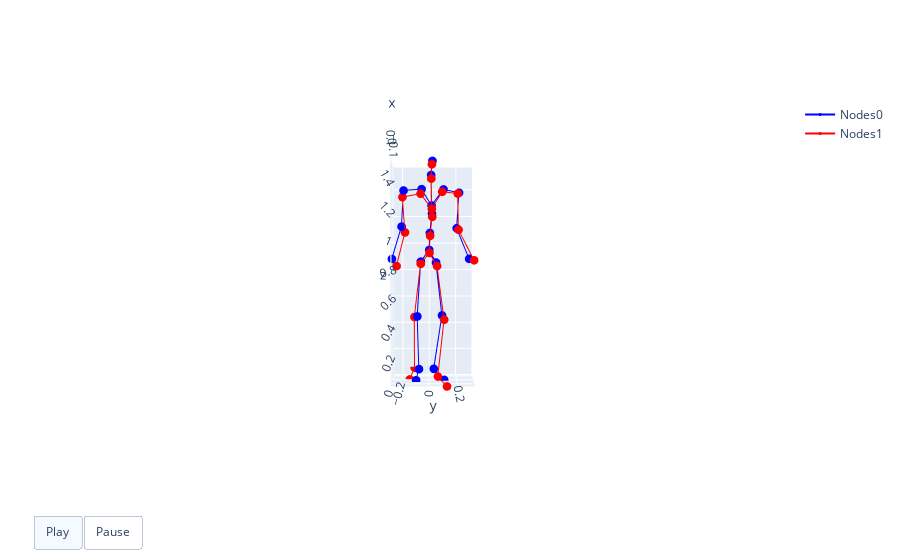

The code cell stored with this chart in its notebook:
### Markdown cell above
### 2. Compare SMPL FK & original

### Code cell
tgt_skel = Skeleton(angle_offset, paramUtil.t2m_kinematic_chain, 'cpu')
vis_joint = joint_w_hand[0:1]
quat_params = tgt_skel.inverse_kinematics_np(vis_joint, face_joint_idx=[2, 1, 17, 16])

axis_angle = quaternion_to_axis_angle(torch.from_numpy(quat_params))
verts, joint_smpl = get_SMPL_layer(move_angle_to_parent(axis_angle), display=False)
joint_smpl[:, :, 1] -= joint_smpl[:, :, 1].min()
joint_original_smpl = np.concatenate((vis_joint[:,:22], joint_smpl[:,:22]), axis=1)
animate3d(joint_original_smpl, smpl_smpl_bone, first_total_standard=63)

### Figure 1 — Plotly figure (JSON) as saved in the notebook; plotly's stock layout.template omitted (floating-point values rounded to 4 significant figures)
{"data": [{"marker": {"color": "blue", "size": 3}, "mode": "lines+markers", "name": "Nodes0", "type": "scatter3d", "x": [0, -0.02758, null, -0.02758, -0.02981, null, -0.02981, -0.1088, null, -0.1088, 0.01363, null, 0, -0.007673, null, -0.007673, 0.01287, null, 0.01287, -0.09154, null, -0.09154, 0.04343, null, 0, -0.03876, null, -0.03876, 0.008906, null, 0.008906, 0.01284, null, 0.01284, 0.02134, null, 0.02134, 0.07565, null, 0.01284, 0.008074, null, 0.008074, -0.04062, null, -0.04062, -0.0912, null, -0.0912, 0.01544, null, 0.01284, 0.01156, null, 0.01156, 0.01994, null, 0.01994, -0.0442, null, -0.0442, 0.05634, null], "y": [0, 0.04937, null, 0.04937, 0.09333, null, 0.09333, 0.03342, null, 0.03342, 0.1083, null, 0, -0.06111, null, -0.06111, -0.08617, null, -0.08617, -0.07832, null, -0.07832, -0.09411, null, 0, 0.004341, null, 0.004341, 0.02003, null, 0.02003, 0.01713, null, 0.01713, 0.01404, null, 0.01404, 0.02311, null, 0.01713, 0.1024, null, 0.1024, 0.2169, null, 0.2169, 0.2033, null, 0.2033, 0.2871, null, 0.01713, -0.05453, null, -0.05453, -0.1829, null, -0.1829, -0.2024, null, -0.2024, -0.264, null], "z": [0.9461, 0.8549, null, 0.8549, 0.4677, null, 0.4677, 0.05189, null, 0.05189, 0.003401, null, 0.9461, 0.8616, null, 0.8616, 0.4661, null, 0.4661, 0.05436, null, 0.05436, 0.009566, null, 0.9461, 1.07, null, 1.07, 1.205, null, 1.205, 1.264, null, 1.264, 1.479, null, 1.479, 1.566, null, 1.264, 1.379, null, 1.379, 1.363, null, 1.363, 1.109, null, 1.109, 0.8821, null, 1.264, 1.38, null, 1.38, 1.369, null, 1.369, 1.117, null, 1.117, 0.8811, null]}, {"marker": {"color": "red", "size": 3}, "mode": "lines+markers", "name": "Nodes1", "type": "scatter3d", "x": [0.02837, 0.01626, null, 0.01626, 0.06268, null, 0.06268, 0.02713, null, 0.02713, 0.1585, null, 0.02837, 0.009749, null, 0.009749, -0.001984, null, -0.001984, -0.138, null, -0.138, -0.009393, null, 0.02837, -0.01041, null, -0.01041, 0.03617, null, 0.03617, 0.03992, null, 0.03992, 0.03439, null, 0.03439, 0.08351, null, 0.03992, 0.03756, null, 0.03756, -0.009672, null, -0.009672, -0.06512, null, -0.06512, 0.0402, null, 0.03992, 0.02927, null, 0.02927, 0.01741, null, 0.01741, -0.05121, null, -0.05121, 0.03626, null], "y": [0.002154, 0.05671, null, 0.05671, 0.1067, null, 0.1067, 0.06268, null, 0.06268, 0.1243, null, 0.002154, -0.06119, null, -0.06119, -0.1077, null, -0.1077, -0.1127, null, -0.1127, -0.1419, null, 0.002154, 0.006496, null, 0.006496, 0.02183, null, 0.02183, 0.01906, null, 0.01906, 0.01523, null, 0.01523, 0.01972, null, 0.01906, 0.09274, null, 0.09274, 0.2059, null, 0.2059, 0.2154, null, 0.2154, 0.3206, null, 0.01906, -0.06124, null, -0.06124, -0.191, null, -0.191, -0.1779, null, -0.1779, -0.233, null], "z": [0.9244, 0.8301, null, 0.8301, 0.4498, null, 0.4498, 0.03176, null, 0.03176, 0.0002049, null, 0.9244, 0.8459, null, 0.8459, 0.4597, null, 0.4597, 0.0531, null, 0.0531, 0, null, 0.9244, 1.049, null, 1.049, 1.18, null, 1.18, 1.236, null, 1.236, 1.451, null, 1.451, 1.541, null, 1.236, 1.357, null, 1.357, 1.352, null, 1.352, 1.096, null, 1.096, 0.8717, null, 1.236, 1.345, null, 1.345, 1.323, null, 1.323, 1.075, null, 1.075, 0.8303, null]}], "layout": {"scene": {"aspectmode": "manual", "aspectratio": {"x": 0.2965, "y": 0.5847, "z": 1.566}, "camera": {"eye": {"x": 3, "y": 0, "z": 0.1}}, "xaxis": {"range": [-0.138, 0.1585]}, "yaxis": {"range": [-0.264, 0.3206]}, "zaxis": {"range": [0, 1.566]}}, "sliders": [{"len": 0.9, "pad": {"b": 10, "t": 60}, "steps": [{"args": [["frame0"], {"frame": {"duration": 0}, "fromcurrent": true, "mode": "immediate", "transition": {"duration": 0, "easing": "linear"}}], "label": "0", "method": "animate"}], "x": 0.1, "y": 0}], "updatemenus": [{"buttons": [{"args": [null, {"frame": {"duration": 40}, "fromcurrent": true, "mode": "immediate", "transition": {"duration": 40, "easing": "linear"}}], "label": "Play", "method": "animate"}, {"args": [[null], {"frame": {"duration": 0}, "fromcurrent": true, "mode": "immediate", "transition": {"duration": 0, "easing": "linear"}}], "label": "Pause", "method": "animate"}], "direction": "left", "pad": {"r": 10, "t": 70}, "type": "buttons", "x": 0.1, "y": 0}]}}
